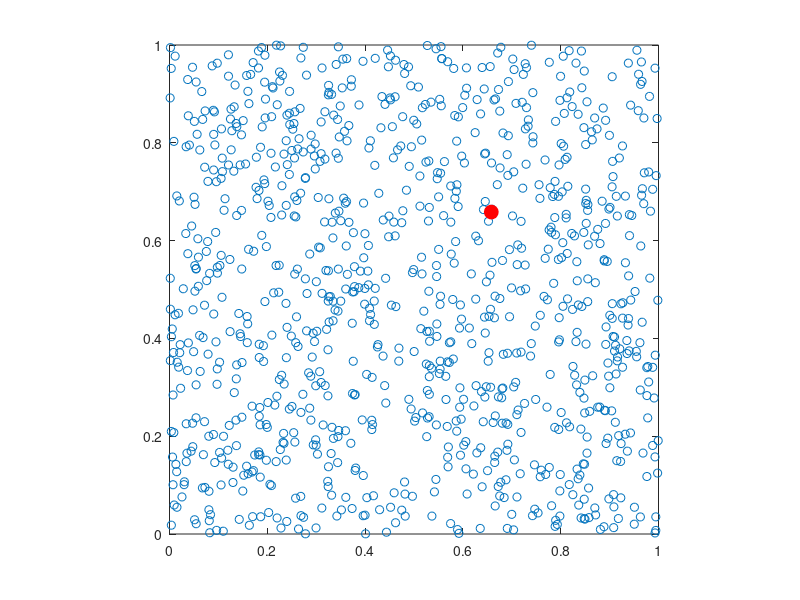

The MATLAB source for this figure:
function [xm,ym,theta,ecc]=JKD2_XY_calculate2Dmomentpoints(points,weigh);
%Central angular moment of a collection of points (X,Y,I)
%'I' can serve as weight of not
%from: http://en.wikipedia.org/wiki/Image_moment
%JacobKers 2012

if nargin<2  %DEMO Mode: random collection of points with intensity increasing with x and y
    weigh=1;
    n=1000;    
    x=rand(n,1);
    y=rand(n,1);
    I=x.*y;   %to add assymmetry
    points=[x y I];
end

    x=points(:,1);
    y=points(:,2);
    I=points(:,3);

    
 if ~weigh,
     I=0*I+1;
 end
     

%raw moments M_ij of points: Mij=sum(x^i*y^j*Ixy)
M00=sum(sum(I));
M10=sum(sum(x.*I));
M11=sum(sum(y.*x.*I));
M01=sum(sum(y.*I));
M20=sum(sum(x.^2.*I));
M02=sum(sum(y.^2.*I));

%Centroid row 
xm=M10/M00; 
%Centroid column 
ym=M01/M00;

%Second order central moments
mu_prime20=M20/M00-xm^2;
mu_prime02=M02/M00-ym^2;
mu_prime11=M11/M00-xm*ym;

theta=0.5*atan(2*mu_prime11/(mu_prime20-mu_prime02))*180/pi;

%eigenvalues covariance matrix:
labda1=0.5*(mu_prime20+mu_prime02)+0.5*(4*mu_prime11^2+(mu_prime20-mu_prime02)^2)^0.5;
labda2=0.5*(mu_prime20+mu_prime02)-0.5*(4*mu_prime11^2+(mu_prime20-mu_prime02)^2)^0.5;
%eccentricity
ecc=(1-labda2/labda1)^0.5;

%---------------------------------------------------------------
%now, theta can be either perpendicular or parallel to all points.
%to check, we calculate the cumulative distance of the points to the line given by xm,ym and theta:
k2=tan(theta*pi/180); 
k1=-1/k2;  %perpendicular slope

xc1=((y-ym)+k1*xm-k2*x)/(k1-k2); 
yc1=ym+k1*(xc1-xm); 
dist1=sum((x-xc1).^2+(y-yc1).^2).^0.5;  
%


xc2=((y-ym)+k2*xm-k1*x)/(k2-k1); 
yc2=ym+k2*(xc2-xm); 
dist2=sum((x-xc2).^2+(y-yc2).^2).^0.5;  
%


thets=[theta+90 theta];
dists=[dist1 dist2]; [~,idx]=min(dists); theta=thets(idx);

 %--------------------------------------------------------
 
 if nargin<2
     close all;
     plot(x,y, 'o'); hold on; axis square
     plot(xm,ym,'ro', 'MarkerSize',10, 'MarkerFaceColor', 'r');
 end
 dum=1;
